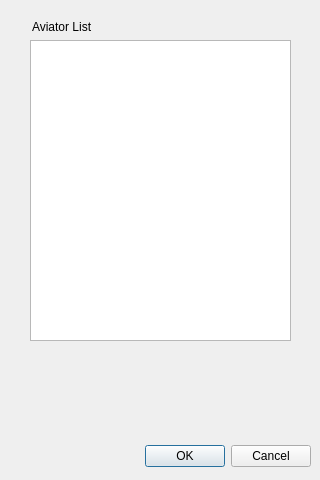
<?xml version="1.0" encoding="UTF-8"?>
<ui version="4.0">
 <class>frmChooseAviator</class>
 <widget class="QWidget" name="frmChooseAviator">
  <property name="geometry">
   <rect>
    <x>0</x>
    <y>0</y>
    <width>320</width>
    <height>480</height>
   </rect>
  </property>
  <property name="windowTitle">
   <string>Dialog</string>
  </property>
  <widget class="QDialogButtonBox" name="buttonBox">
   <property name="geometry">
    <rect>
     <x>10</x>
     <y>440</y>
     <width>301</width>
     <height>32</height>
    </rect>
   </property>
   <property name="orientation">
    <enum>Qt::Horizontal</enum>
   </property>
   <property name="standardButtons">
    <set>QDialogButtonBox::Cancel|QDialogButtonBox::Ok</set>
   </property>
  </widget>
  <widget class="QListView" name="listView">
   <property name="geometry">
    <rect>
     <x>30</x>
     <y>40</y>
     <width>261</width>
     <height>301</height>
    </rect>
   </property>
  </widget>
  <widget class="QLabel" name="label">
   <property name="geometry">
    <rect>
     <x>40</x>
     <y>354</y>
     <width>131</width>
     <height>21</height>
    </rect>
   </property>
   <property name="font">
    <font>
     <pointsize>12</pointsize>
     <weight>75</weight>
     <bold>true</bold>
    </font>
   </property>
   <property name="text">
    <string>&lt;ID Number&gt;</string>
   </property>
  </widget>
  <widget class="QLabel" name="label_2">
   <property name="geometry">
    <rect>
     <x>40</x>
     <y>380</y>
     <width>101</width>
     <height>21</height>
    </rect>
   </property>
   <property name="font">
    <font>
     <pointsize>12</pointsize>
     <weight>75</weight>
     <bold>true</bold>
    </font>
   </property>
   <property name="text">
    <string>&lt;Name&gt;</string>
   </property>
  </widget>
  <widget class="QLabel" name="label_4">
   <property name="geometry">
    <rect>
     <x>32</x>
     <y>16</y>
     <width>121</width>
     <height>21</height>
    </rect>
   </property>
   <property name="text">
    <string>Aviator List</string>
   </property>
  </widget>
 </widget>
 <resources/>
 <connections>
  <connection>
   <sender>buttonBox</sender>
   <signal>accepted()</signal>
   <receiver>Dialog</receiver>
   <slot>accept()</slot>
   <hints>
    <hint type="sourcelabel">
     <x>248</x>
     <y>254</y>
    </hint>
    <hint type="destinationlabel">
     <x>157</x>
     <y>274</y>
    </hint>
   </hints>
  </connection>
  <connection>
   <sender>buttonBox</sender>
   <signal>rejected()</signal>
   <receiver>Dialog</receiver>
   <slot>reject()</slot>
   <hints>
    <hint type="sourcelabel">
     <x>316</x>
     <y>260</y>
    </hint>
    <hint type="destinationlabel">
     <x>286</x>
     <y>274</y>
    </hint>
   </hints>
  </connection>
 </connections>
</ui>
